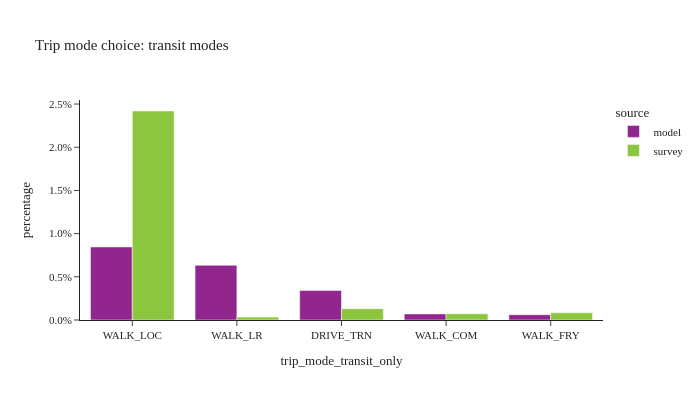

The notebook cell saved with this chart:
### Code cell
util.plot_share_barchart(trip_data, 'trip_weight', 'trip_mode_transit_only', title="Trip mode choice: transit modes", dropna=False)

### Figure 1 — Plotly figure (JSON) as saved in the notebook; plotly's stock layout.template omitted (floating-point values rounded to 4 significant figures)
{"data": [{"alignmentgroup": "True", "customdata": [[106200.0, 106200.0], [79500.0, 79500.0], [42990.0, 42990.0], [8849.0, 8849.0], [7672.0, 7672.0]], "hovertemplate": "source=model<br>trip_mode_transit_only=%{x}<br>percentage=%{y}<br>weighted_sum=%{customdata[0]}<br>sample_size=%{customdata[1]}<extra></extra>", "legendgroup": "model", "marker": {"color": "#91268F", "pattern": {"shape": ""}}, "name": "model", "offsetgroup": "model", "orientation": "v", "showlegend": true, "textposition": "auto", "type": "bar", "x": ["WALK_LOC", "WALK_LR", "DRIVE_TRN", "WALK_COM", "WALK_FRY"], "xaxis": "x", "y": [0.008458, 0.00633, 0.003423, 0.0007046, 0.0006109], "yaxis": "y"}, {"alignmentgroup": "True", "customdata": [[389600.0, 1638.0], [5435.0, 116.0], [21100.0, 85.0], [11620.0, 23.0], [13410.0, 18.0]], "hovertemplate": "source=survey<br>trip_mode_transit_only=%{x}<br>percentage=%{y}<br>weighted_sum=%{customdata[0]}<br>sample_size=%{customdata[1]}<extra></extra>", "legendgroup": "survey", "marker": {"color": "#8CC63E", "pattern": {"shape": ""}}, "name": "survey", "offsetgroup": "survey", "orientation": "v", "showlegend": true, "textposition": "auto", "type": "bar", "x": ["WALK_LOC", "WALK_LR", "DRIVE_TRN", "WALK_COM", "WALK_FRY"], "xaxis": "x", "y": [0.02419, 0.0003375, 0.00131, 0.0007214, 0.000833], "yaxis": "y"}], "layout": {"barmode": "group", "height": 400, "legend": {"title": {"text": "source"}, "tracegroupgap": 0}, "title": {"text": "Trip mode choice: transit modes"}, "width": 700, "xaxis": {"anchor": "y", "domain": [0.0, 1.0], "title": {"text": "trip_mode_transit_only"}}, "yaxis": {"anchor": "x", "domain": [0.0, 1.0], "tickformat": ".1%", "title": {"text": "percentage"}}}}
